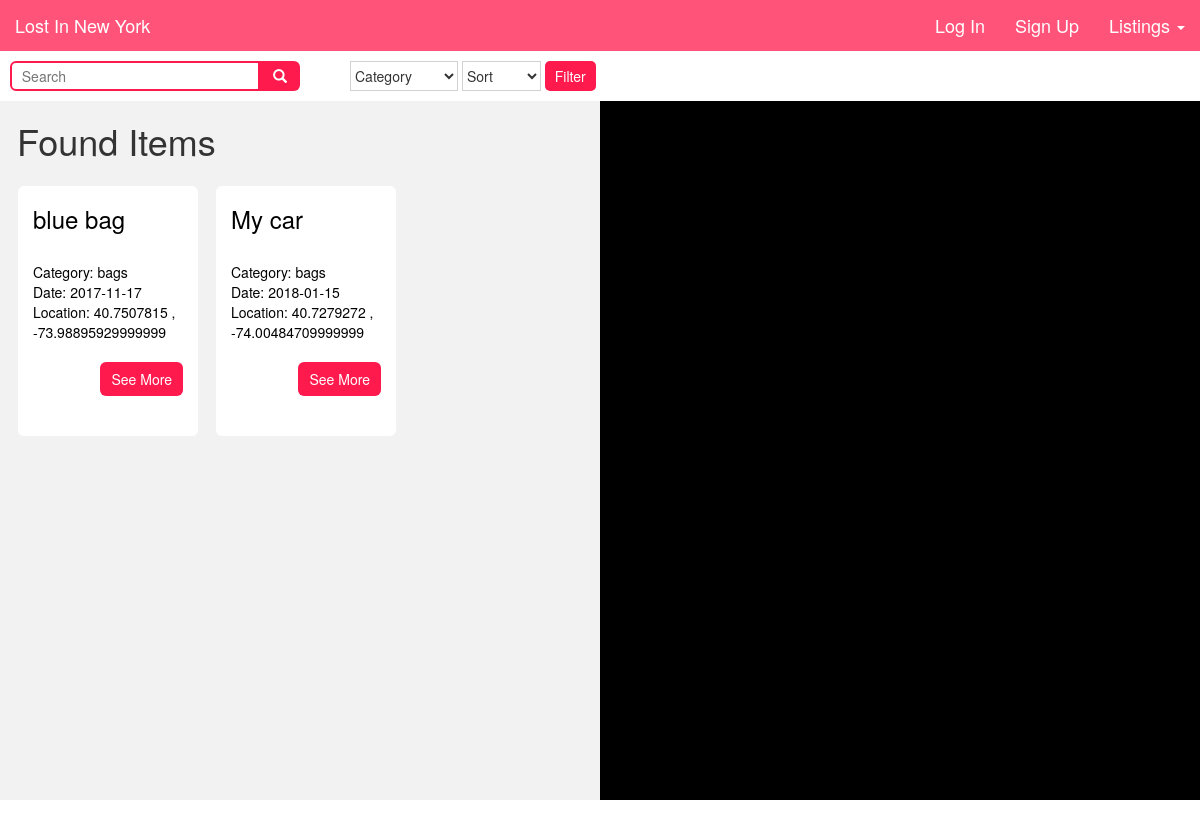
The app's page /found_postings, older data.
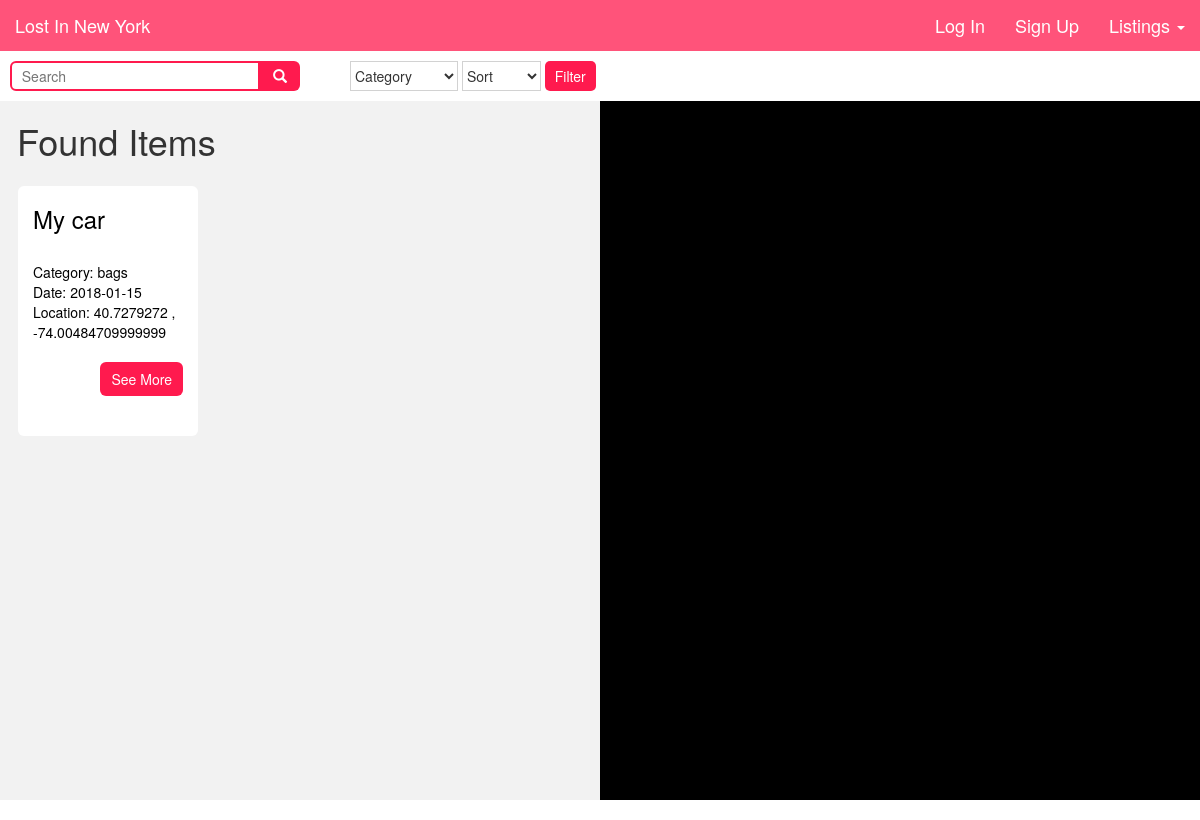
The same page, newer data.
### tables this page shows
CREATE TABLE "found_items" (
	`id`	INT,
	`item`	TEXT,
	`description`	TEXT,
	`category`	TEXT,
	`account_id`	INT,
	`location`	TEXT,
	`lat`	FLOAT,
	`long`	FLOAT,
	`date`	TEXT
);

### app.py (the view)
@app.route('/found_postings', methods=['GET', 'POST'])
def list_found_items():
    list = database.item_listings('found')
    unique_locations = database.find_unique_locations('found')
    if not session.get('username'):
        return render_template("found_postings.html", loggedIn=False, api_key=map_api_key, listings=list, unique=unique_locations)
    else:
        return render_template("found_postings.html", loggedIn=True, api_key=map_api_key, listings=list, unique=unique_locations)

### util/database.py (called while the page is built)
def item_listings(lost_found):
    db = sqlite3.connect("data/lost_and_found.db")
    c = db.cursor()
    a = 'SELECT * FROM ' + lost_found + '_items'
    x = c.execute(a)
    item_list = []
    for bar in x:
        item_id = bar[0]
        item_name = bar[1]
        item_desc = bar[2]
        item_cat = bar[3]
        item_lat = bar[6]
        item_long = bar[7]
        item_location = bar[5]
        item_date = bar[8]
        item = {}
        item['item_id'] = item_id
        item['item_cat'] = item_cat
        item['item_name'] = item_name
        item['item_desc'] = item_desc
        item['item_lat'] = item_lat
        item['item_long'] = item_long
        item['item_location'] = item_location
        item['item_date'] = item_date
        item_list.append(item)
    db.commit()
    db.close()
    return item_list

def find_unique_locations(lost_found):
    db = sqlite3.connect("data/lost_and_found.db")
    c = db.cursor()
    a = 'SELECT lat, long FROM ' + lost_found + '_items'
    x = c.execute(a)
    locations = []
    for loc in x:
        if (loc not in locations):
            locations.append(loc)
    return locations

### templates/found_postings.html (shortened to what this page needs)
{% extends "base.html" %}
{% block content %}
<div class="filter">
  <form action="/lost_postings" method="POST">
    <div id="search-wrapper">
      <input type="text" placeholder="  Search" name="search" id="search-input">
      <button type="button" id="search-btn" name="submit-search" value="searched">
        <span class="glyphicon glyphicon-search"></span>
      </button>
    </div>
    <div id="white-block"></div>
    <select class="filterdrop" name="category">
      <option value="none">Category</option>
    </select>
    <select class="filterdrop" name="date">
      <option value="none">Sort</option>
    </select>
    <input id="filterbtn" type="submit" name="filter" value="Filter">
  </form>
</div>
<div id="overflow">
    <div class="postings">
      <h1 style="padding-left:17px;"> Found Items</h1>
      {% for item in listings %}
        <div id="post-container">
          <h3>{{item['item_name']}}</h3><br>
          Category: {{item['item_cat']}}<br>
          Date: {{item['item_date']}}<br>
          Location: {{item['item_lat']}} , {{item['item_long']}}<br><br>
          <form action="/single_posting" method="POST">
            <input type="submit" class="btn" style="float:right;" name="single_post" value="See More">
          </form>
        </div>
      {% endfor %}
    </div>
  <div id="sidemap"></div>
</div>
{% endblock %}

### templates/base.html (shortened to what this page needs)
<!DOCTYPE html>
<html>
  <head>
    <link rel="stylesheet" href="https://maxcdn.bootstrapcdn.com/bootstrap/3.3.7/css/bootstrap.min.css">
    <link rel="stylesheet" type="text/css" href="static/custom.css">
  </head>
  <body>
    <nav class="navbar navbar-fixed-top">
      <div class="container-fluid">
        <a class="navbar-brand" href="/">Lost In New York</a>
        <ul class="nav navbar-nav navbar-right">
        {% if loggedIn %}
          <li><a href="/profile">Profile</a></li>
          <li><a href="/logout">Log Out</a></li>
        {% else %}
          <li><a href="#" id="popupbox">Log In</a></li>
          <li><a href="/signup">Sign Up</a></li>
        {% endif %}
          <li class="dropdown">
            <a class="dropdown-toggle" href="#" data-toggle="dropdown">Listings <span class="caret"></span></a>
          </li>
        </ul>
      </div>
    </nav>
    {% block content %}
    {% endblock %}
  </body>
</html>

### static/custom.css (style rules this page uses)
html { font-family: 'Open Sans', sans-serif; }
body { padding-top: 51px; padding-bottom: 20px; }
a { color: white; }
.btn { color: white; background-color: #ff1a4e; border-radius: 6px 6px 6px 6px; padding: 6px 10px 6px 10px; }
#overflow { overflow: hidden; }
.navbar { background-color: #ff1a4e; opacity: 0.75; position: fixed; width: 100%; font-size: 18px; }
.navbar-brand { font-size: 18px; }
.postings { float: left; width: 50vw; overflow-y: auto; height: 100vh; height: calc(100vh - 101px); background-color: #f2f2f2; padding-bottom: 25px; }
#sidemap { width: 50vw; height: calc(100vh - 101px); float: right; background-color: black; }
#post-container { width: 15vw; height: 250px; background-color: white; border: none; border-radius: 6px 6px 6px 6px; color: black; padding: 0px 15px 15px 15px; float: left; margin-left: 18px; margin-top: 15px; }
.filter { width: 100vw; height: 50px; background-color: white; padding: 10px; }
.filter .filterdrop { border-width: 1px; border-color: #d2d2d2; padding-right: 10px; height: 30px; background-color: white; }
#filterbtn { height: 30px; background-color: #ff1a4e; border-style: none; color: white; padding-left: 10px; padding-right: 10px; border-radius: 5px 5px 5px 5px; }
#white-block { width: 50px; height: 30px; border-style: none; border-color: white; float: left; }
#search-wrapper { float: left; height: 30px; width: 290px; }
#search-input { height: 30px; width: 250px; border-style: solid; border-radius: 6px 0px 0px 6px; border-color: #ff1a4e; }
#search-btn { height: 30px; width: 40px; background-color: #ff1a4e; color: white; float: right; border-style: none; border-radius: 0px 6px 6px 0px; }

Row changes from the older to the newer data that the page shows:
removed found_items: item_name "blue bag", item_cat "bags", item_date "2017-11-17", item_lat "40.7507815", item_long "-73.98895929999999"
